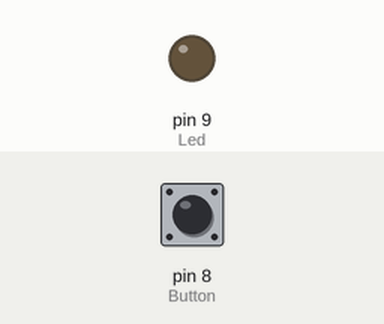
This sketch was run on a simulated Arduino Uno, built with avr-gcc and run on an emulated ATmega328P. On the bench: output pins drawn as LEDs (lit = HIGH). The inputs (shaded band) are chosen by the test bench; at power-on: pin 8 (Button) LOW.

Above: at 1.2 s.
1.3 s: pin 8 (Button) pulled HIGH for 0.15 s
At 1.37 s:
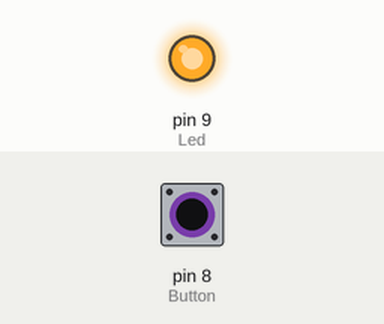
2.9 s: pin 8 (Button) pulled HIGH for 3.2 s
At 7.1 s:
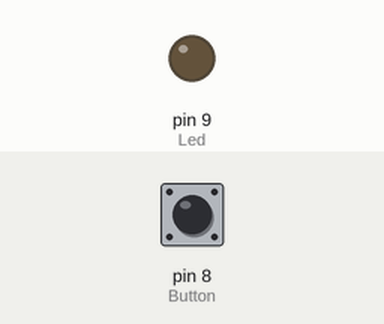
Timing chart, 0 to 8.6 s (numbered marks = the images above; inputs shaded):
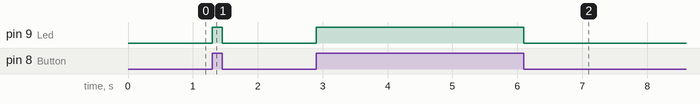

Measured:
- after the input at 1.3 s, pin 9 (Led): LOW → HIGH at once, → LOW 0.15 s later
- after the input at 2.9 s, pin 9 (Led): LOW → HIGH at once, → LOW 3.2 s later

The sketch:

codes.ino
```cpp
#define Button 8
#define Led 9

void setup() {

pinMode(Button, INPUT);
pinMode(Led, OUTPUT);

}

void loop() {

bool buttonState = digitalRead(Button);
if(buttonState == 1) {
  digitalWrite(Led , HIGH);
} else {
  digitalWrite(Led , LOW);
}


}
```
